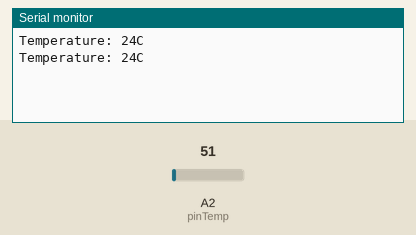
Recording of a sketch running on a simulated Arduino Uno, built with avr-gcc and run on an emulated ATmega328P. Parts: the last lines printed to the serial monitor. The test bench sets the inputs (shaded band); at power-on: A2 (pinTemp) = 51.

Above: at 1.8 s.
1.9 s: A2 (pinTemp) set to 61
At 2.4 s:
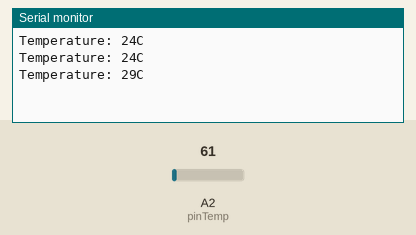
3.4 s: A2 (pinTemp) set to 71
At 4.8 s:
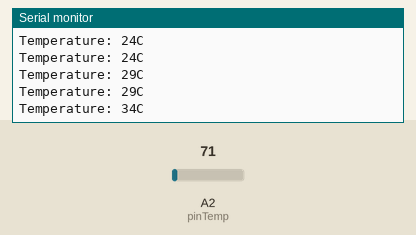
Timing chart, 0 to 6.4 s (numbered marks = the images above; inputs shaded):
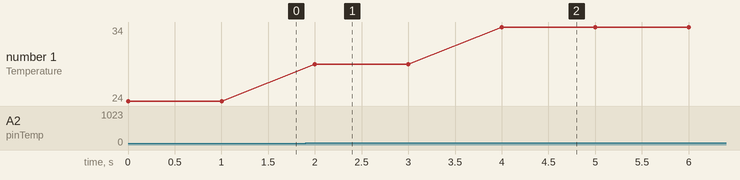

Measured:
- after the input at 1.9 s, the serial monitor: prints a new line after 0.10 s (image 1)
- after the input at 3.4 s, the serial monitor: prints a new line after 0.60 s (image 2)
- plotted number 1: 24 → 29 after the input at 1.9 s, 29 → 34 after the input at 3.4 s

The sketch:

sketch_may27b.ino
```cpp
int pinTemp = A2;   //This is where our Output data goes

void setup() {
  Serial.begin(9600);
}
void loop() {
  int temp = analogRead(pinTemp);    //Read the analog pin
  temp = temp * 0.48828125;   // convert output (mv) to readable celcius
  Serial.print("Temperature: ");
  Serial.print(temp);
  Serial.println("C");  //print the temperature status
  delay(1000);
}
```
